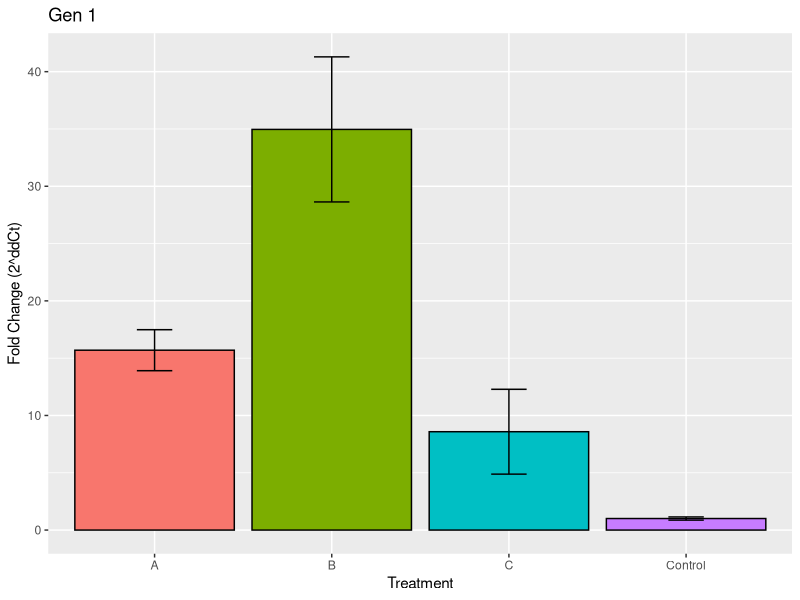
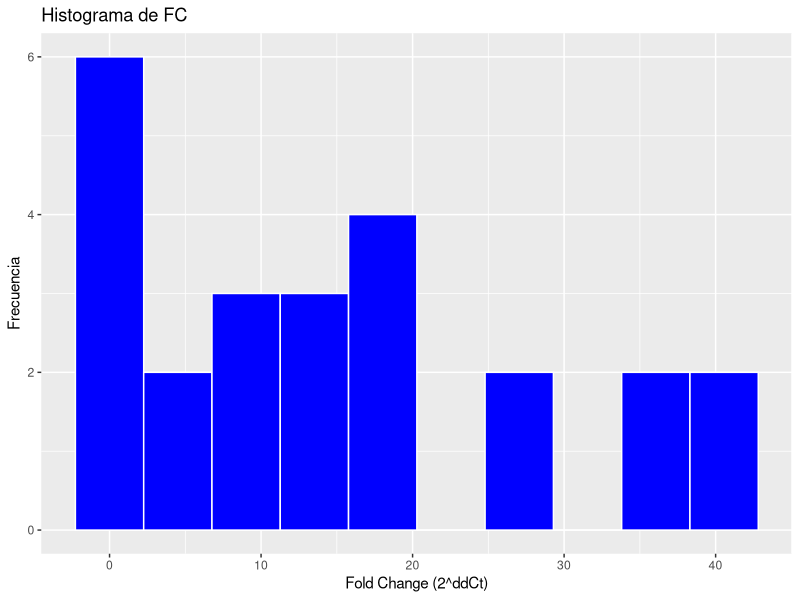
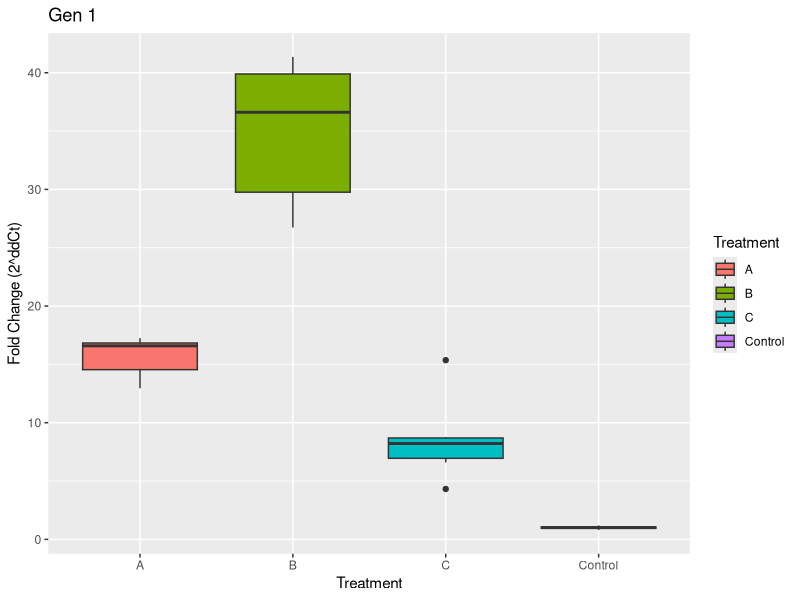
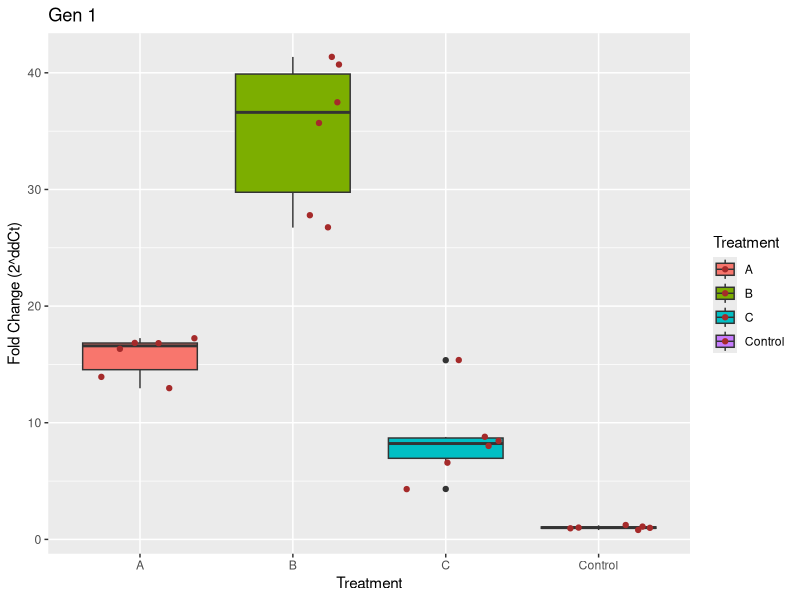

Generate these figures, in order, with R:
# ----------------------------------------------------------
# Clase 09 - Script Análisis exploratorio Fold change
# Dr. José Gallardo Matus
# 29 octubre 2022
# Curso Análisis de expresión diferencial de genes con R
# ----------------------------------------------------------

# Remover objetos de la sesi?n de trabajo
rm(list = ls())

# habilitar paquetes ggplot2
library(readxl) # Paquete para importar datos desde excel
library(tidyr) # Paquete para manipular datos
library(dplyr) # Paquete para manipular datos
library(ggplot2) # Paquete para hacer lindos gráficos en R
library(psych) # Graficas de correlación

# Importa base de datos de CT de HK gene de Nogal en formato MESSY
ExpresionG1 <- read_excel("FC_Gen1.xlsx") 

Resumen_G1 <- ExpresionG1 %>% group_by(Treatment) %>%
  summarize(n=n(),
            Mean_Expresion=mean(Expresion),
            sd_Expresion=sd(Expresion))

ggplot(Resumen_G1, aes(x=Treatment, y=Mean_Expresion, fill=Treatment)) + 
  geom_bar(stat="identity", color="black", position=position_dodge()) +
  geom_errorbar(aes(ymin=Mean_Expresion-sd_Expresion, ymax=Mean_Expresion+sd_Expresion), width=.2,
                position=position_dodge(.9))+
  theme(legend.position="none")+
  labs(y="Fold Change (2^ddCt)",title="Gen 1")

# Crear histograma con ggplot2
ggplot(ExpresionG1, aes(Expresion))+
  geom_histogram(color="white", fill="blue", bins = 10)+
  labs(title="Histograma de FC", x="Fold Change (2^ddCt)", 
       y="Frecuencia")

# Crear boxplot
ggplot(ExpresionG1, aes(x=Treatment, y=Expresion, fill=Treatment))+
  geom_boxplot()+
  labs(y="Fold Change (2^ddCt)",title="Gen 1")

# Crear boxplot + jitter
ggplot(ExpresionG1, aes(x=Treatment, y=Expresion, fill=Treatment))+
  geom_boxplot()+
  labs(y="Fold Change (2^ddCt)",title="Gen 1")+
  geom_jitter(color="#A52A2A")
